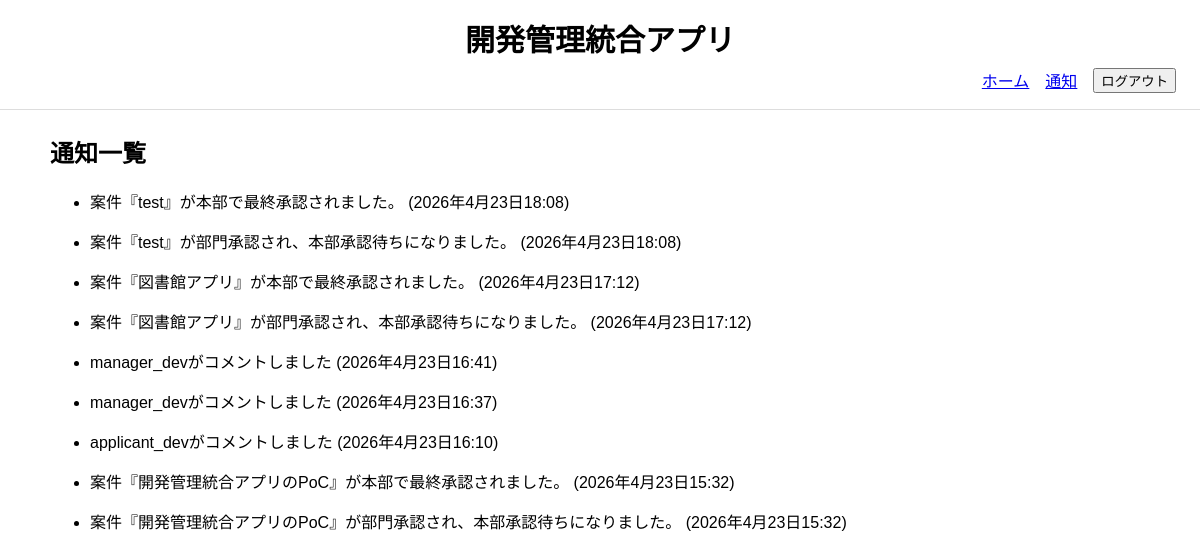
The page /notifications/ (signed in) on the database its author committed.
### project_management_app/models.py (models this page shows, shortened)
class Notification(models.Model):
    recipient = models.ForeignKey(
        CustomUser,
        verbose_name="通知先",
        on_delete=models.CASCADE,
        related_name="notifications",
    )
    project = models.ForeignKey(
        Project,
        verbose_name="対象案件",
        on_delete=models.CASCADE,
        related_name="notifications",
        null=True,
        blank=True,
    )
    message = models.TextField("メッセージ")
    is_read = models.BooleanField("既読", default=False)
    created_at = models.DateTimeField("通知日時", auto_now_add=True)
    class Meta:
        verbose_name = "通知"
        verbose_name_plural = "通知"
        ordering = ["-created_at"]

### project_management_app/views.py (the view)
# urls.py: path("notifications/", NotificationListView.as_view(), name="notifications"),
class NotificationListView(LoginRequiredMixin, ListView):
    model = Notification
    template_name = "project_management_app/notifications.html"
    context_object_name = "notifications"
    def get_queryset(self):
        LIMIT = 15
        queryset = self.request.user.notifications.select_related(
            "project"
        ).order_by("-created_at")[:LIMIT]
        self.request.user.notifications.filter(
            id__in=[n.id for n in queryset],
            is_read=False
        ).update(is_read=True)
        return queryset

### project_management_app/context_processors.py (called while the page is built)
def notification_count(request):
    if request.user.is_authenticated:
        count = Notification.objects.filter(
            recipient=request.user,
            is_read=False
        ).count()
    else:
        count = 0
    return {
        "unread_notification_count": count
    }

def pending_approval_count(request):
    if request.user.is_authenticated:
        if request.user.role == "manager":
            count = Project.objects.filter(
                department=request.user.department,
                status=Project.Status.PENDING_MANAGER
            ).count()
        elif request.user.role == "hq":
            count = Project.objects.filter(
                status=Project.Status.PENDING_HQ
            ).count()
        else:
            count = 0
    else:
        count = 0
    return {
        "pending_approval_count": count
    }

### project_management_app/templates/project_management_app/notifications.html (shortened to what this page needs)
{% extends "project_management_app/base.html" %}
{% block content %}
    <h2>通知一覧</h2>
    <ul>
        {% for n in notifications %}
            <li>
                <p class="{% if not n.is_read %}unread-row{% endif %}">
                    {{ n.message }}
                    ({{ n.created_at }})
                </p>
            </li>
        {% endfor %}
    </ul>
{% endblock %}

### project_management_app/static/project_management_app/base.css (style rules this page uses)
body { font-family: sans-serif; margin: 0; }

### rows shown on the page
Notification: message "案件『test』が本部で最終承認されました。", created_at "2026年4月23日18:08"
Notification: message "案件『test』が部門承認され、本部承認待ちになりました。", created_at "2026年4月23日18:08"
Notification: message "案件『図書館アプリ』が本部で最終承認されました。", created_at "2026年4月23日17:12"
Notification: message "案件『図書館アプリ』が部門承認され、本部承認待ちになりました。", created_at "2026年4月23日17:12"
Notification: message "manager_devがコメントしました", created_at "2026年4月23日16:41"
Notification: message "manager_devがコメントしました", created_at "2026年4月23日16:37"
Notification: message "applicant_devがコメントしました", created_at "2026年4月23日16:10"
Notification: message "案件『開発管理統合アプリのPoC』が本部で最終承認されました。", created_at "2026年4月23日15:32"
Notification: message "案件『開発管理統合アプリのPoC』が部門承認され、本部承認待ちになりました。", created_at "2026年4月23日15:32"
